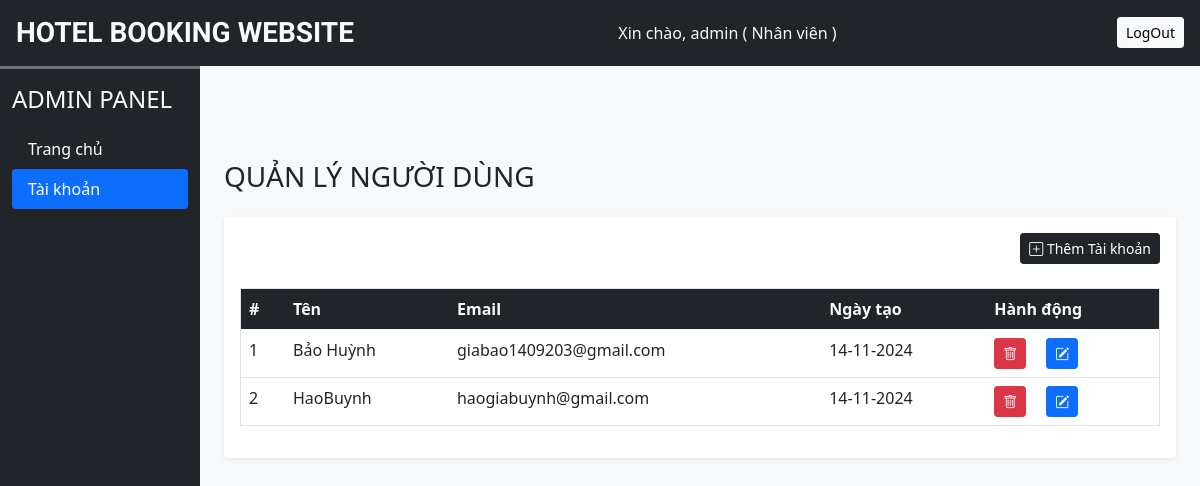
/admin/users.php (signed in), run on an earlier commit of the app's database.
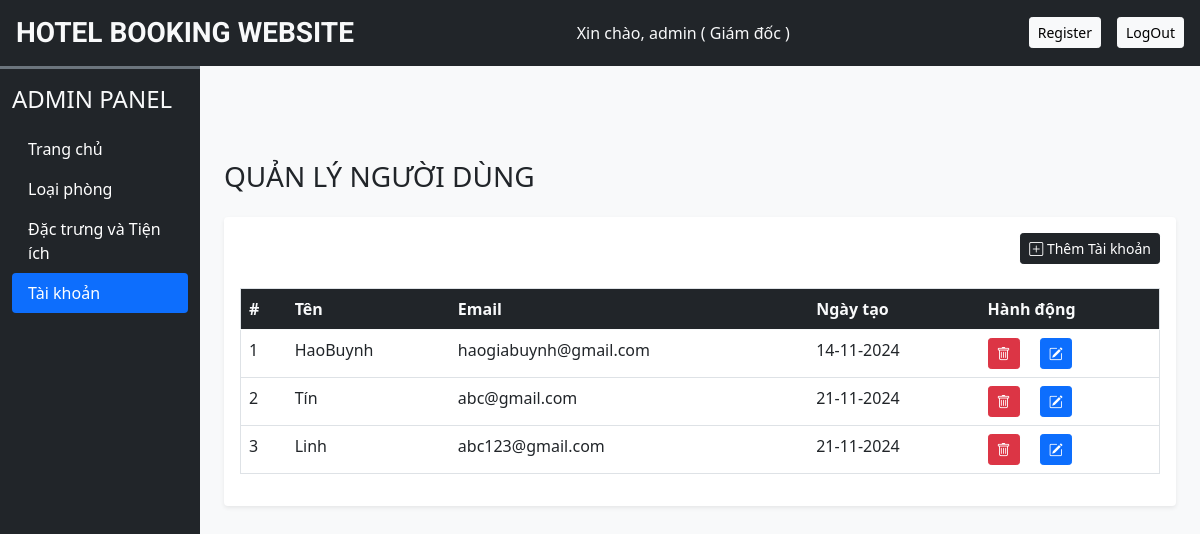
And on a later commit of the database.
### tables this page shows
CREATE TABLE `admin_cred` (
  `sr_no` int(11) NOT NULL,
  `admin_name` varchar(150) NOT NULL,
  `admin_pass` varchar(150) NOT NULL,
  `c_vu` varchar(50) NOT NULL
);

CREATE TABLE `users` (
  `id` int(11) NOT NULL,
  `name` varchar(150) NOT NULL,
  `email` varchar(150) NOT NULL,
  `password` varchar(255) NOT NULL,
  `created_at` timestamp NOT NULL DEFAULT current_timestamp()
);

### admin/inc/db_config.php (called while the page is built, shortened)
<?php
function selectAll($table) {
    $con = $GLOBALS['con'];
    $res = mysqli_query($con, "SELECT * FROM $table");
    return $res;
}
?>

### admin/users.php (the view, shortened to what this page needs)
<?php
require('inc/db_config.php');
?>
<!DOCTYPE html>
<html lang="en">
<head>
    <?php require('inc/links.php'); ?>
</head>
<body class="bg-light">
<?php require('inc/header.php'); ?>
<div class="container-fluid" style="margin-top: 70px;">
    <div class="row">
        <div class="col-lg-10 ms-auto p-4 overflow-hidden">
            <h3 class="mb-4">QUẢN LÝ NGƯỜI DÙNG</h3>
            <div class="card border-0 shadow-sm mb-4">
                <div class="card-body">
                    <div class="text-end mb-4">
                        <button type="button" class="btn btn-dark shadow-none btn-sm" data-bs-toggle="modal" data-bs-target="#add-user">
                            <i class="bi bi-plus-square"></i> Thêm Tài khoản
                        </button>
                    </div>
                    <div class="overflow-x-auto">
                        <table class="table table-hover border">
                            <thead class="bg-dark text-light">
                            <tr>
                                <th scope="col">#</th>
                                <th scope="col">Tên</th>
                                <th scope="col">Email</th>
                                <th scope="col">Ngày tạo</th>
                                <th scope="col">Hành động</th>
                            </tr>
                            </thead>
                            <tbody>
                            <?php
                            $users_res = selectAll('users');
                            $i = 1;
                            while ($row = mysqli_fetch_assoc($users_res)) {
                                ?>
                                <tr>
                                    <td><?php echo $i++; ?></td>
                                    <td><?php echo $row['name']; ?></td>
                                    <td><?php echo $row['email']; ?></td>
                                    <td><?php echo date('d-m-Y', strtotime($row['created_at'])); ?></td>
                                    <td>
                                        <button type="button" class="btn btn-danger btn-sm shadow-none me-3" onclick="deleteUser(<?php echo $row['id']; ?>)">
                                            <i class="bi bi-trash"></i>
                                        </button>
                                        <button type="button" class="btn btn-primary btn-sm shadow-none" data-bs-toggle="modal" data-bs-target="#edit-user" onclick="editUser(<?php echo $row['id']; ?>)">
                                            <i class="bi bi-pencil-square"></i>
                                        </button>
                                    </td>
                                </tr>
                            <?php } ?>
                            </tbody>
                        </table>
                    </div>
                </div>
            </div>
        </div>
    </div>
</div>
</body>
</html>

### admin/inc/links.php (shortened to what this page needs)
<link href="https://cdn.jsdelivr.net/npm/bootstrap@5.0.2/dist/css/bootstrap.min.css" rel="stylesheet">
<link rel="stylesheet" href="https://cdn.jsdelivr.net/npm/bootstrap-icons@1.11.3/font/bootstrap-icons.min.css">
<link rel="stylesheet" href="css/common.css">

### admin/inc/header.php (shortened to what this page needs)
<div class="container-flud bg-dark text-light p-3 d-flex align-items-center justify-content-between sticky-top">
    <h3 class="mb-0 h-font">HOTEL BOOKING WEBSITE</h3>
    <?php
    require_once 'db_config.php';
    if (isset($_SESSION['adminName'])) {
        $admin_sql = "SELECT `admin_name`, `admin_pass`, `c_vu` FROM `admin_cred` WHERE `admin_name` = ?";
        $stmt = mysqli_prepare($con, $admin_sql);
        mysqli_stmt_bind_param($stmt, "s", $_SESSION['adminName']);
        mysqli_stmt_execute($stmt);
        $admin_result = mysqli_stmt_get_result($stmt);
        $admin_row = mysqli_fetch_assoc($admin_result);
        if ($admin_row) {
            $ad_name = $admin_row['admin_name'];
            $c_vu = $admin_row['c_vu'];
            if ($c_vu == 'giamdoc') {
                $greeting = "Xin chào, $ad_name ( Giám đốc )";
            } else {
                $greeting = "Xin chào, $ad_name ( Nhân viên )";
            }
        }
    }
    ?>
    <span class="me-3 text-light"><?php echo isset($greeting) ? $greeting : "Chưa đăng nhập"; ?></span>
    <div class="d-flex justify-content-end">
        <?php if (isset($c_vu) && $c_vu == 'giamdoc'): ?>
            <button type="button" class="btn btn-light btn-sm me-3" data-bs-toggle="modal" data-bs-target="#registerModal">Register</button>
        <?php endif; ?>
        <a href="logout.php" class="btn btn-light btn-sm">LogOut</a>
    </div>
</div>
<div class="col-lg-2 bg-dark border-top border-3 border-secondary position-fixed h-100" id="dashboard-menu">
    <nav class="navbar navbar-expand-lg navbar-dark">
        <div class="container-fluid flex-lg-column align-items-stretch">
            <h4 class="mt-2 text-light">ADMIN PANEL</h4>
            <div class="collapse navbar-collapse flex-column align-items-strech mt-2" id="adminDropdown">
                <ul class="nav nav-pills flex-column w-100">
                    <li class="nav-item">
                        <a class="nav-link text-white" href="dashboard.php">Trang chủ</a>
                    </li>
                    <?php if (isset($c_vu) && $c_vu == 'giamdoc'): ?>
                        <li class="nav-item">
                            <a class="nav-link text-white" href="rooms.php">Loại phòng</a>
                        </li>
                        <li class="nav-item">
                            <a class="nav-link text-white" href="features_facilities.php">Đặc trưng và Tiện ích</a>
                        </li>
                    <?php endif; ?>
                    <li class="nav-item">
                        <a class="nav-link text-white" href="users.php">Tài khoản</a>
                    </li>
                </ul>
            </div>
        </div>
    </nav>
</div>

### admin/css/common.css (style rules this page uses)
:root { --teal: #2ec1ac; --teal_hover: #279e8c; }
html { font-family: "Roboto", sans-serif; font-weight: 400; font-style: normal; }
.h-font { font-family: "Roboto", sans-serif; font-weight: 700; font-style: normal; }
#dashboard-menu { position: fixed; height: 100%; z-index: 11; }

What changed in the data, as far as the page shows it:
removed users: name "Bảo Huỳnh", email "giabao1409203@gmail.com", created_at "14-11-2024"
changed admin_cred: admin_name "Xin chào, admin ( Nhân viên )" → "Xin chào, admin ( Giám đốc )"; c_vu "giám đốc" → "giamdoc" (drawn)
added users: name "Tín", email "abc@gmail.com", created_at "21-11-2024"
added users: name "Linh", email "abc123@gmail.com", created_at "21-11-2024"
Also different on the page:
text now shown: "Register Loại phòng Đặc trưng và Tiện ích"
